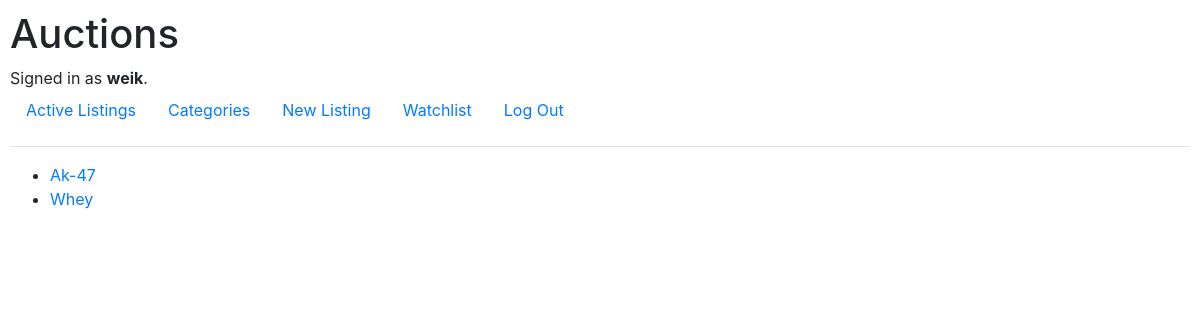
Before: /watchlist (signed in) with the older database file.
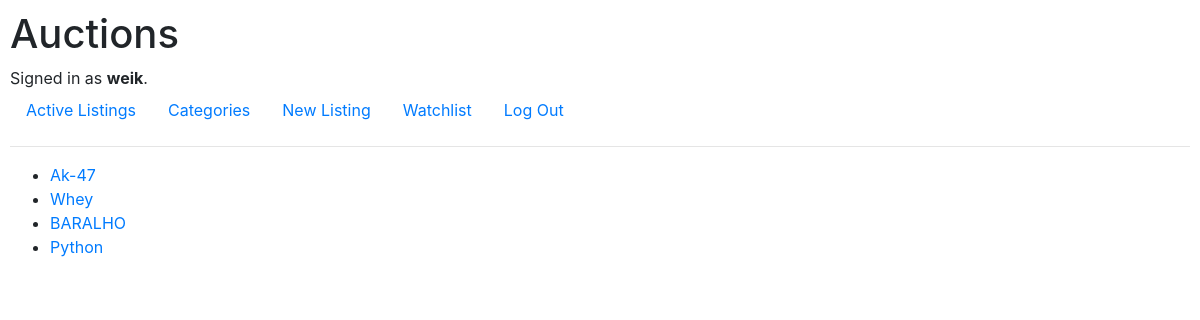
After: the same page with the newer database file.
### auctions/models.py (models this page shows)
class AuctionListing(models.Model):
    title = models.CharField(max_length=64)
    description = models.TextField(max_length=512)
    starting_bid = models.DecimalField(max_digits=10, decimal_places=2)
    img_url = models.URLField()
    total_bidings = models.IntegerField(default=0)
    auction_status = models.BooleanField(default=True)
    auction_winner = models.CharField(max_length=32, blank=True)
    def __str__(self):
        return f"{self.title}"

### auctions/views.py (the view)
# urls.py: path("watchlist", views.watchlist_page, name="watchlist_page"),
def watchlist_page(request):
    user = request.user
    if user.is_authenticated:
        user = User.objects.get(username=user)
        watchlist = user.user_watchlist.all().values("auction_listing").distinct()
        listings = []
        for listing in watchlist:
            x = AuctionListing.objects.get(pk=listing["auction_listing"])
            listings.append(x)
        print(listings)
        return render(request, "auctions/watchlist_page.html", context={
            "listings": listings
    })
    else:
        return HttpResponseRedirect(reverse("index"))

### auctions/models.py (called while the page is built)
    def __str__(self):
        return f"{self.username}"

### auctions/templates/auctions/watchlist_page.html (shortened to what this page needs)
{% extends 'auctions/layout.html' %}
{% block body %}
    <ul>
        {% for listing in listings %}
            <li><a href="{% url 'listing_page' listing.pk %}">{{listing.title}}</a></li>
            {% empty %}
                <li><strong>Empty</strong></li>
        {% endfor %}
    </ul>
{% endblock %}

Changed rows visible on the page:
added AuctionListing: title "BARALHO"
now on this page (row unchanged): AuctionListing: title "Python"
